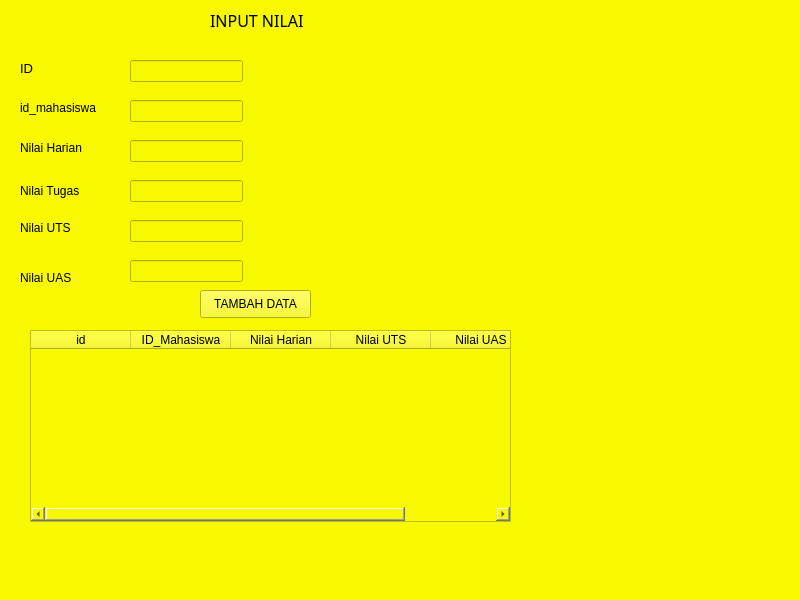
<?xml version="1.0" encoding="UTF-8"?>
<ui version="4.0">
 <class>MainWindow</class>
 <widget class="QMainWindow" name="MainWindow">
  <property name="geometry">
   <rect>
    <x>0</x>
    <y>0</y>
    <width>800</width>
    <height>600</height>
   </rect>
  </property>
  <property name="windowTitle">
   <string>MainWindow</string>
  </property>
  <property name="styleSheet">
   <string notr="true">background-color: rgb(248, 248, 0)</string>
  </property>
  <widget class="QWidget" name="centralwidget">
   <widget class="QLineEdit" name="lineEdit">
    <property name="geometry">
     <rect>
      <x>130</x>
      <y>60</y>
      <width>113</width>
      <height>22</height>
     </rect>
    </property>
   </widget>
   <widget class="QLineEdit" name="lineEdit_2">
    <property name="geometry">
     <rect>
      <x>130</x>
      <y>100</y>
      <width>113</width>
      <height>22</height>
     </rect>
    </property>
   </widget>
   <widget class="QLineEdit" name="lineEdit_3">
    <property name="geometry">
     <rect>
      <x>130</x>
      <y>140</y>
      <width>113</width>
      <height>22</height>
     </rect>
    </property>
   </widget>
   <widget class="QLineEdit" name="lineEdit_4">
    <property name="geometry">
     <rect>
      <x>130</x>
      <y>180</y>
      <width>113</width>
      <height>22</height>
     </rect>
    </property>
   </widget>
   <widget class="QLineEdit" name="lineEdit_5">
    <property name="geometry">
     <rect>
      <x>130</x>
      <y>220</y>
      <width>113</width>
      <height>22</height>
     </rect>
    </property>
   </widget>
   <widget class="QLineEdit" name="lineEdit_6">
    <property name="geometry">
     <rect>
      <x>130</x>
      <y>260</y>
      <width>113</width>
      <height>22</height>
     </rect>
    </property>
   </widget>
   <widget class="QLabel" name="label">
    <property name="geometry">
     <rect>
      <x>20</x>
      <y>60</y>
      <width>55</width>
      <height>16</height>
     </rect>
    </property>
    <property name="font">
     <font>
      <pointsize>10</pointsize>
     </font>
    </property>
    <property name="text">
     <string>ID</string>
    </property>
   </widget>
   <widget class="QLabel" name="label_2">
    <property name="geometry">
     <rect>
      <x>20</x>
      <y>100</y>
      <width>91</width>
      <height>16</height>
     </rect>
    </property>
    <property name="font">
     <font>
      <pointsize>9</pointsize>
     </font>
    </property>
    <property name="text">
     <string>id_mahasiswa</string>
    </property>
   </widget>
   <widget class="QLabel" name="label_3">
    <property name="geometry">
     <rect>
      <x>20</x>
      <y>140</y>
      <width>81</width>
      <height>16</height>
     </rect>
    </property>
    <property name="font">
     <font>
      <pointsize>9</pointsize>
     </font>
    </property>
    <property name="text">
     <string>Nilai Harian</string>
    </property>
   </widget>
   <widget class="QLabel" name="label_4">
    <property name="geometry">
     <rect>
      <x>20</x>
      <y>180</y>
      <width>81</width>
      <height>21</height>
     </rect>
    </property>
    <property name="font">
     <font>
      <pointsize>9</pointsize>
     </font>
    </property>
    <property name="text">
     <string>Nilai Tugas</string>
    </property>
   </widget>
   <widget class="QLabel" name="label_5">
    <property name="geometry">
     <rect>
      <x>20</x>
      <y>220</y>
      <width>61</width>
      <height>16</height>
     </rect>
    </property>
    <property name="font">
     <font>
      <pointsize>9</pointsize>
     </font>
    </property>
    <property name="text">
     <string>Nilai UTS</string>
    </property>
   </widget>
   <widget class="QLabel" name="label_6">
    <property name="geometry">
     <rect>
      <x>20</x>
      <y>270</y>
      <width>61</width>
      <height>16</height>
     </rect>
    </property>
    <property name="font">
     <font>
      <pointsize>9</pointsize>
     </font>
    </property>
    <property name="text">
     <string>Nilai UAS</string>
    </property>
   </widget>
   <widget class="QTableWidget" name="tableWidget">
    <property name="geometry">
     <rect>
      <x>30</x>
      <y>330</y>
      <width>481</width>
      <height>192</height>
     </rect>
    </property>
    <column>
     <property name="text">
      <string>id</string>
     </property>
    </column>
    <column>
     <property name="text">
      <string>ID_Mahasiswa</string>
     </property>
    </column>
    <column>
     <property name="text">
      <string>Nilai Harian</string>
     </property>
    </column>
    <column>
     <property name="text">
      <string>Nilai UTS</string>
     </property>
    </column>
    <column>
     <property name="text">
      <string>Nilai UAS</string>
     </property>
    </column>
   </widget>
   <widget class="QPushButton" name="pushButton">
    <property name="geometry">
     <rect>
      <x>200</x>
      <y>290</y>
      <width>111</width>
      <height>28</height>
     </rect>
    </property>
    <property name="text">
     <string>TAMBAH DATA</string>
    </property>
   </widget>
   <widget class="QLabel" name="label_7">
    <property name="geometry">
     <rect>
      <x>210</x>
      <y>10</y>
      <width>211</width>
      <height>21</height>
     </rect>
    </property>
    <property name="font">
     <font>
      <family>Yu Gothic UI Light</family>
      <pointsize>12</pointsize>
     </font>
    </property>
    <property name="styleSheet">
     <string notr="true">label :rgb(121, 179, 89)</string>
    </property>
    <property name="text">
     <string>INPUT NILAI</string>
    </property>
   </widget>
  </widget>
  <widget class="QMenuBar" name="menubar">
   <property name="geometry">
    <rect>
     <x>0</x>
     <y>0</y>
     <width>800</width>
     <height>26</height>
    </rect>
   </property>
  </widget>
  <widget class="QStatusBar" name="statusbar"/>
 </widget>
 <resources/>
 <connections/>
</ui>
